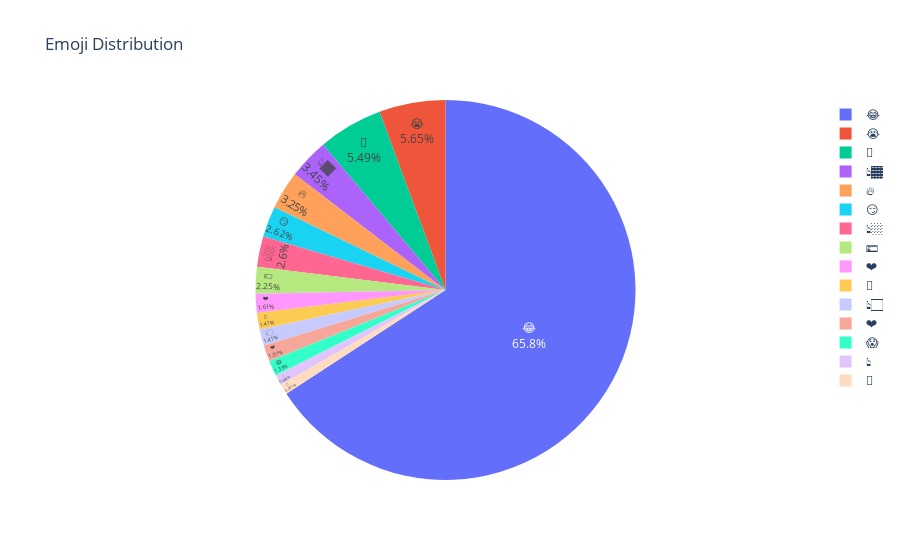

Notebook cell for this chart:
### Markdown cell above
It's nice to see that some people double text way more than others. Now we also have a explanation on how Faried reached almost 100.000 text. I think almost 38% is still high, but it's way lower than half of the times. With good feature modeling it must be manageable to have a better score than that.

### Code cell
total_emojis_list = list([a for b in df.emojis for a in b])
emoji_dict = dict(Counter(total_emojis_list))
emoji_dict = sorted(emoji_dict.items(), key=lambda x: x[1], reverse=True)

emoji_df = pd.DataFrame(emoji_dict, columns=['emojis', 'count'])
emoji_df = emoji_df.head(15)

import plotly.express as px
fig = px.pie(emoji_df, values='count', names='emojis',
             title='Emoji Distribution')
fig.update_traces(textposition='inside', textinfo='percent+label')
fig.show()

### Figure 1 — Plotly figure (JSON) as saved in the notebook; plotly's stock layout.template omitted (floating-point values rounded to 4 significant figures)
{"data": [{"domain": {"x": [0, 1], "y": [0, 1]}, "hovertemplate": "emojis=%{label}<br>count=%{value}<extra></extra>", "labels": ["😂", "😭", "🤣", "👆🏾", "🔥", "😏", "👆🏼", "💶", "❤", "🤔", "👆🏻", "❤️", "😱", "👆", "👀"], "legendgroup": "", "name": "", "showlegend": true, "textinfo": "percent+label", "textposition": "inside", "type": "pie", "values": [21380, 1836, 1783, 1120, 1055, 851, 846, 732, 524, 458, 457, 446, 431, 288, 283]}], "layout": {"legend": {"tracegroupgap": 0}, "title": {"text": "Emoji Distribution"}}}
